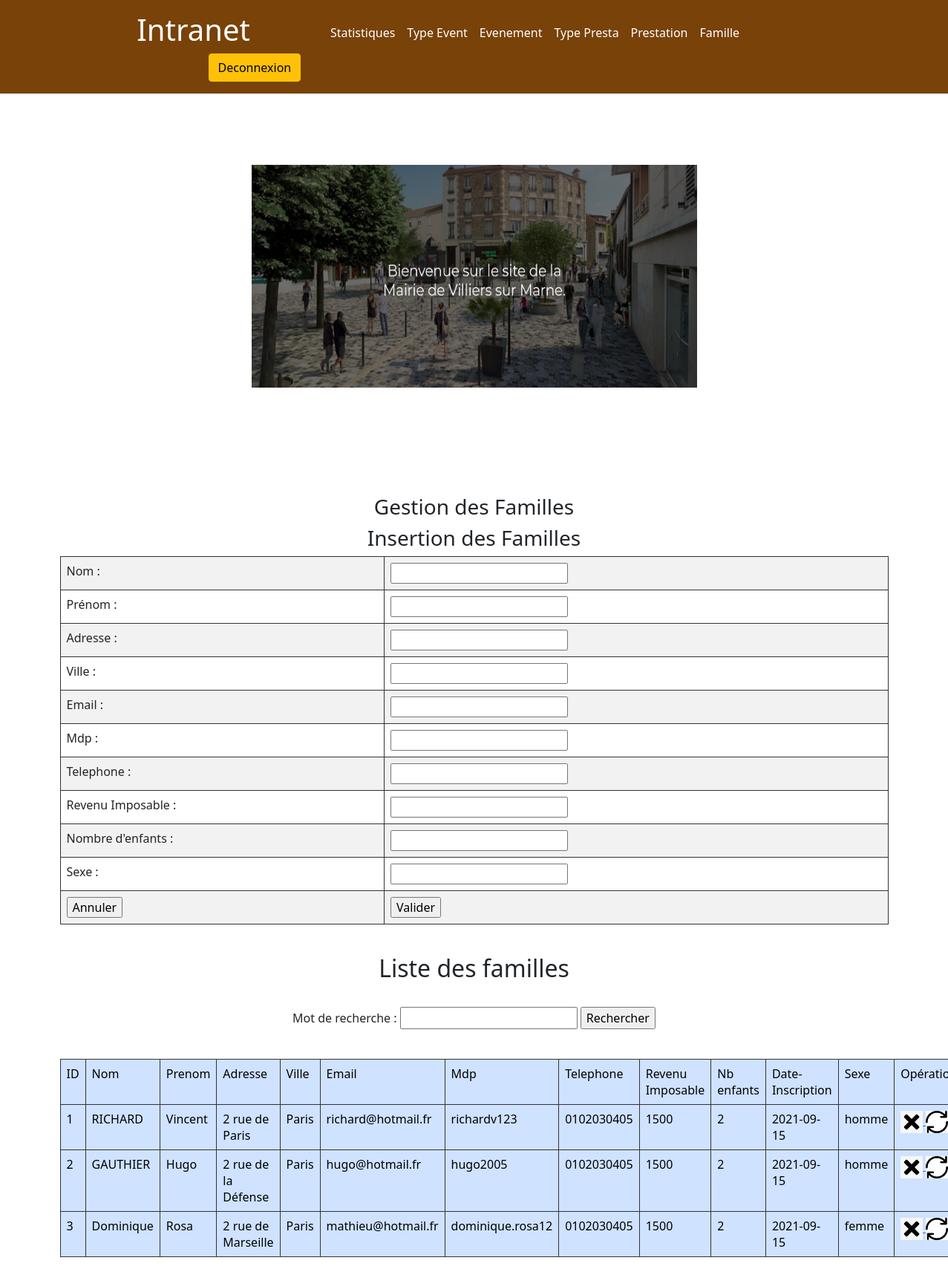
The app's page /Admin/index.php?page=5 (signed in) with its own data.
### tables this page shows
create table famille(
	idfamille int not null auto_increment,
	nom varchar(30),
	prenom varchar(30),
	adresse varchar(100),
	ville varchar(50),
	email varchar(80),
	mdp varchar(255),
	telephone varchar(10),
	revenu_imposable char(7),
	nombreenfants varchar(3),
	dateinscription date,
	sexe varchar(10),
	photo varchar(10),
	primary key (idfamille)
);

### Admin/controleur/config_db.php (called while the page is built)
<?php
	$serveur = "172.20.111.103";
	$bdd ="Villierbdd";
	$user ="darren";
	$mdp ="darren";
?>

### Admin/controleur/controleur.class.php (called while the page is built, shortened)
<?php
	require_once ("modele/modele.class.php");
	class Controleur
	{
		private $unModele ;
		public function __construct ($serveur, $bdd, $user, $mdp){
			$this->unModele= new Modele($serveur, $bdd, $user, $mdp);
		}
		public function selectAll ($chaine = "*")
		{
			return $this->unModele->selectAll($chaine);
		}
		public function setTable ($uneTable)
		{
			$this->unModele->setTable ($uneTable);
		}
	}
?>

### Admin/modele/modele.class.php (called while the page is built, shortened)
<?php
	class Modele
	{
		private $pdo;
		private $uneTable ;
		public function    __construct ($serveur, $bdd, $user, $mdp){
			$this->pdo = null;
			try{
$this->pdo = new PDO("mysql:host=".$serveur.";dbname=".$bdd,$user, $mdp);
			}
			catch (PDOException $exp)
			{
				echo "Erreur de connexion au SGBD";
			}
		}
		public function setTable ($uneTable)
		{
			$this->uneTable =$uneTable;
		}
		public function selectAll ($chaine)
		{
		$requete = "select ".$chaine." from  ".$this->uneTable;
			$select = $this->pdo->prepare ($requete);
			$select->execute();
			return $select->fetchAll ();
		}
	}
?>

### Admin/vue/vue_select_all_familles.php (the view, shortened to what this page needs)
<form method="post" action="">
	Mot de recherche : <input type="text" name="mot">
	<input type="submit" name="Rechercher" value="Rechercher">
</form>
<br/>
<div class="container">
<table border ="2" class="table table-primary">
	<tr>
		<td> ID </td>
		<td> Nom  </td>
		<td> Prenom </td>
		<td> Adresse </td>
		<td> Ville </td>
		<td> Email </td>
		<td> Mdp </td>
		<td> Telephone </td>
		<td> Revenu Imposable </td>
		<td> Nb enfants </td>
		<td> Date-Inscription </td>
		<td> Sexe </td>
		<td> Opérations </td>
	</tr>
	<?php
	foreach ($lesFamilles as $uneFamille) {
		echo " <tr>
			<td> ".$uneFamille['idfamille']."</td>
			<td> ".$uneFamille['nom']."</td>
			<td> ".$uneFamille['prenom']."</td>
			<td> ".$uneFamille['adresse']."</td>
			<td> ".$uneFamille['ville']."</td>
			<td> ".$uneFamille['email']."</td>
			<td> ".$uneFamille['mdp']."</td>
			<td> ".$uneFamille['telephone']."</td>
			<td> ".$uneFamille['revenu_imposable']."</td>
			<td> ".$uneFamille['nombreenfants']."</td>
			<td> ".$uneFamille['dateinscription']."</td>
			<td> ".$uneFamille['sexe']."</td>";
			if(isset($_SESSION['email']))
			{
			echo "
			<td>
			<a href='index.php?page=5&action=sup&idfamille=".$uneFamille['idfamille']."'>
				<img src ='images/delete.png' height='30' width='30'> </a>
			<a href='index.php?page=5&action=edit&idfamille=".$uneFamille['idfamille']."'>
				<img src ='images/update.png' height='30' width='30'> </a>
			</td>";
		}
		echo "</tr>";
	}
	?>
</table>
</div>

### Admin/vue/vue_select_all_familles.php (style rules this page uses)
table, td { border: 1px solid #333; }

### records on screen
famille: idfamille "1", nom "RICHARD", prenom "Vincent", adresse "2 rue de Paris", ville "Paris", email "richard@hotmail.fr", mdp "richardv123", telephone "0102030405", revenu_imposable "1500", nombreenfants "2", dateinscription "2021-09-15", sexe "homme"
famille: idfamille "2", nom "GAUTHIER", prenom "Hugo", adresse "2 rue de la Défense", ville "Paris", email "hugo@hotmail.fr", mdp "hugo2005", telephone "0102030405", revenu_imposable "1500", nombreenfants "2", dateinscription "2021-09-15", sexe "homme"
famille: idfamille "3", nom "Dominique", prenom "Rosa", adresse "2 rue de Marseille", ville "Paris", email "mathieu@hotmail.fr", mdp "dominique.rosa12", telephone "0102030405", revenu_imposable "1500", nombreenfants "2", dateinscription "2021-09-15", sexe "femme"
